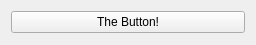
<?xml version="1.0" encoding="UTF-8"?>
<ui version="4.0">
 <class>containingWidget</class>
 <widget class="QWidget" name="containingWidget">
  <property name="geometry">
   <rect>
    <x>0</x>
    <y>0</y>
    <width>256</width>
    <height>45</height>
   </rect>
  </property>
  <property name="sizePolicy">
   <sizepolicy hsizetype="Preferred" vsizetype="Preferred">
    <horstretch>1</horstretch>
    <verstretch>0</verstretch>
   </sizepolicy>
  </property>
  <property name="minimumSize">
   <size>
    <width>256</width>
    <height>0</height>
   </size>
  </property>
  <property name="baseSize">
   <size>
    <width>0</width>
    <height>0</height>
   </size>
  </property>
  <property name="windowTitle">
   <string>Form</string>
  </property>
  <layout class="QVBoxLayout" name="verticalLayout">
   <item>
    <widget class="QPushButton" name="button">
     <property name="text">
      <string>The Button!</string>
     </property>
    </widget>
   </item>
  </layout>
 </widget>
 <resources/>
 <connections/>
</ui>
